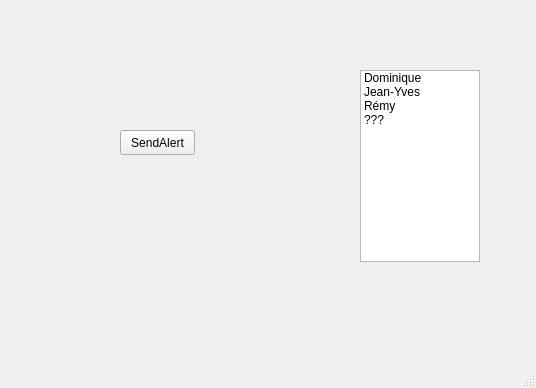
<?xml version="1.0" encoding="UTF-8"?>
<ui version="4.0">
 <class>CasterAlertSenderGUI</class>
 <widget class="QMainWindow" name="CasterAlertSenderGUI">
  <property name="geometry">
   <rect>
    <x>0</x>
    <y>0</y>
    <width>536</width>
    <height>388</height>
   </rect>
  </property>
  <property name="windowTitle">
   <string>Caster Alert Sender</string>
  </property>
  <widget class="QWidget" name="centralwidget">
   <widget class="QPushButton" name="sendAlertButton">
    <property name="geometry">
     <rect>
      <x>120</x>
      <y>130</y>
      <width>75</width>
      <height>25</height>
     </rect>
    </property>
    <property name="text">
     <string>SendAlert</string>
    </property>
   </widget>
   <widget class="QListWidget" name="userList">
    <property name="geometry">
     <rect>
      <x>360</x>
      <y>70</y>
      <width>120</width>
      <height>192</height>
     </rect>
    </property>
    <property name="maximumSize">
     <size>
      <width>120</width>
      <height>16777215</height>
     </size>
    </property>
    <property name="selectionMode">
     <enum>QAbstractItemView::MultiSelection</enum>
    </property>
    <item>
     <property name="text">
      <string>Dominique</string>
     </property>
    </item>
    <item>
     <property name="text">
      <string>Jean-Yves</string>
     </property>
    </item>
    <item>
     <property name="text">
      <string>Rémy</string>
     </property>
    </item>
    <item>
     <property name="text">
      <string>???</string>
     </property>
    </item>
   </widget>
  </widget>
  <widget class="QMenuBar" name="menubar">
   <property name="geometry">
    <rect>
     <x>0</x>
     <y>0</y>
     <width>536</width>
     <height>20</height>
    </rect>
   </property>
  </widget>
  <widget class="QStatusBar" name="statusbar"/>
 </widget>
 <resources/>
 <connections/>
</ui>
